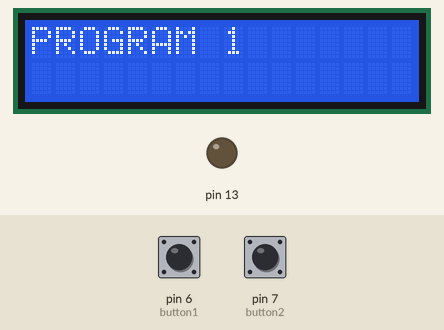
This sketch was run on a simulated Arduino Uno, built with avr-gcc and run on an emulated ATmega328P. On the bench: 16×2 character LCD, output pins drawn as LEDs (lit = HIGH). Inputs (shaded band) come from the test bench; at power-on: pin 7 (button2) HIGH, pin 6 (button1) HIGH.

Above: at 1.2 s.
1.3 s: pin 7 (button2) pulled LOW for 0.15 s
At 2.1 s:
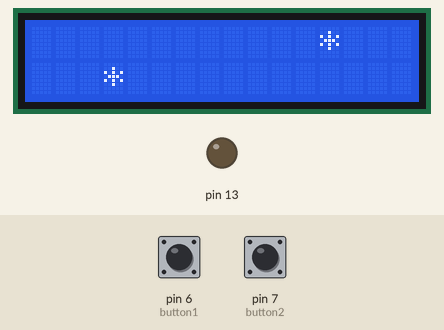
3.1 s: pin 6 (button1) pulled LOW for 1 s
At 3.91 s:
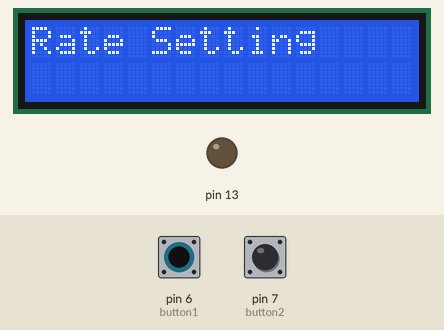
5.6 s: pin 7 (button2) pulled LOW for 1 s
At 5.97 s:
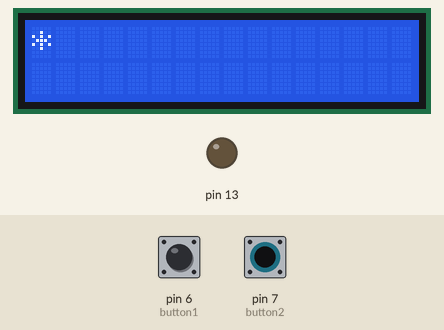
8.4 s: pin 7 (button2) pulled LOW for 3.2 s
At 9.63 s:
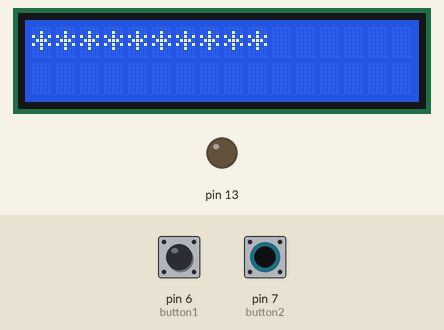
14.6 s: pin 6 (button1) pulled LOW for 0.15 s
At 14.72 s:
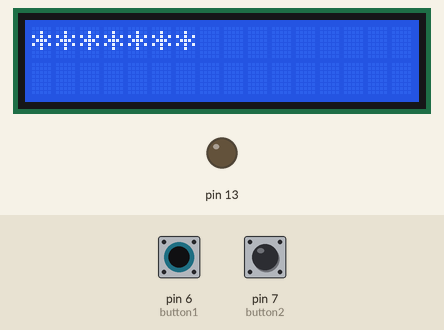
16.3 s: pin 6 (button1) pulled LOW for 3.2 s
At 20.5 s:
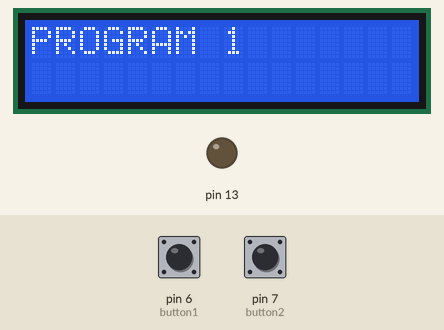

The sketch:

LcdTest6.ino
```cpp
/*這支程式是可以按按鈕1選擇跑馬燈PROGRAM，
按下按鈕2可以執行，再按一下按鈕1可以中斷PROGRAM，
而且還能從SPEED SETTING 調整delay速度*/


#include <LiquidCrystal_I2C.h>
#include <Wire.h>

LiquidCrystal_I2C lcd(0x27,16,2);

//定義跑馬燈當中的參數
int BlockFitst = 0;//LCD螢幕的起始
int BlockLast = 15;//LCD螢幕的終點
int minSpeed = 0;
int maxSpeed = 20;

int blockCnt1;//儲存螢幕格數的變數
int blockCnt2;
int delayTime = 10;
int rate = 2;
int delayset = 90;

int set5int;
int delayoffset = 10;
//定義按鈕
int button1 = 6;
int button2 = 7;

int pgmstate = 0;
bool comfrim = false;

int pgmCnt = 3;

//按鈕Debunce參數
int button;
boolean lastButtonState = LOW;
boolean reading1;

void setup()
{
pinMode(13, OUTPUT);
pinMode(button1,INPUT_PULLUP);
pinMode(button2,INPUT_PULLUP);
lcd.backlight();
lcd.init();
}

void loop()
{


reading1 = digitalRead(button1);

debunce();
if(button1 == lastButtonState == reading1)
    {
    lcd.clear();
    comfrim = false;
    pgmstate++;
    }
if(pgmstate == pgmCnt)
    {
    pgmstate = 0;
    }


reading1 = digitalRead(button2);
debunce();
if(button2 == lastButtonState == reading1 )
    {
    comfrim = true;
    lcd.clear();
    }


switch(pgmstate)
    {
    case 0://program 1
    if(comfrim == false)
    {
    lcd.setCursor(0,0);
    lcd.print("PROGRAM 1");
    break;
    }
    if(pgmstate == 0 && comfrim == true)
    {

        program1();
        break;
    }
    break;

    case 1://program 2
    if(comfrim == false)
    {
    lcd.setCursor(0,0);
    lcd.print("PROGRAM 2");
    break;
    }

    if(pgmstate ==1 && comfrim == true)
    {
        program2();
        break;
    }
    break;

    case 2://setting speed

    if(comfrim == false)
    {

    lcd.setCursor(0,0);
    lcd.print("Rate Setting");

    break;
    }

        if(pgmstate ==2 && comfrim == true)
        {

        lcd.setCursor(0,1);
        lcd.print("speed = ");
        lcd.setCursor(12,1);
        lcd.print(delayTime);
        }

        if(button2 == lastButtonState == reading1)
        {
            delayTime = delayTime +10;
            if(delayTime > delayset)
            {
                delayTime =10;
            }

        }

        if(digitalRead(button1) == LOW)
        {

        pgmstate = pgmstate-1;
        return;
        }

    break;


}
}
//以下是小function


void set1()
{
lcd.setCursor(blockCnt1,0);
lcd.print("*");
delay(delayTime);
//依序顯示*字號
}

void set2()
{
lcd.setCursor(blockCnt1,0);
lcd.print(" ");
delay(delayTime);
//依序顯示空白
}

void set3()
{
lcd.setCursor(blockCnt1,1);
lcd.print("*");
delay(delayTime);
//依序顯示*字號
}


void set4()//*字號依序閃滅
{
lcd.setCursor(blockCnt1,1);
lcd.print(" ");
delay(delayTime);
//依序顯示空白
}

void set5()
{
lcd.setCursor(blockCnt1,0);
lcd.print("*");
lcd.setCursor(BlockLast-blockCnt1,1);
lcd.print("*");
delay(delayTime*4);
lcd.setCursor(blockCnt1,0);
lcd.print(" ");
lcd.setCursor(BlockLast-blockCnt1,1);
lcd.print(" ");
delay(1);
}


void btRead()
{
digitalRead(button1);
digitalRead(button2);

}

void returnStop()
{
    if(button1 == lastButtonState == reading1)
        {
            return;
        }
}


//program1

void program1()
{
for(blockCnt1 = BlockFitst;blockCnt1<=BlockLast;blockCnt1++)
{
if(digitalRead(button1) == LOW)
{
pgmstate = pgmstate-1;
return;
}
set5();
}

for(blockCnt1 = BlockLast-1;blockCnt1>BlockFitst;blockCnt1--)
{
if(digitalRead(button1) == LOW)
{
pgmstate = pgmstate-1;
return;
}
set5();
}

}

//Program2

void program2()
{
for(blockCnt1 = BlockFitst; blockCnt1 <= BlockLast; blockCnt1++)
{
if(digitalRead(button1) == LOW)
{
pgmstate = pgmstate-1;
return;
}
set1();//執行set1內容
}
for(blockCnt1 = BlockFitst; blockCnt1 <= BlockLast; blockCnt1++)
{
if(digitalRead(button1) == LOW)
{
pgmstate = pgmstate-1;
return;
}
set2();//執行set2內容
}
for(blockCnt1 = BlockLast; blockCnt1 >= BlockFitst; blockCnt1--)
{
if(digitalRead(button1) == LOW)
{
pgmstate = pgmstate-1;
return;
}
set3();//執行set1內容
}
for(blockCnt1 = BlockLast; blockCnt1 >= BlockFitst; blockCnt1--)
{
if(digitalRead(button1) == LOW)
{
pgmstate = pgmstate-1;
return;
}
set4();//執行set2內容
}

}


//function
void debunce()//按鈕debunce的function
{

if(reading1 != lastButtonState)
{
delay(20);

}

if(reading1 == lastButtonState)
{
    reading1 != lastButtonState;
    delay(200);
}
}
```

Measured:
- after the input at 1.3 s, the display: first changes after 0.22 s (image 1 shows a later state)
- after the input at 5.6 s, the display: changes after 0.22 s (image 3)
- after the input at 8.4 s, the display: first differs from a run without the input after 1.1 s (image 4)
- after the input at 14.6 s, the display: changes at once (image 5)
- after the input at 16.3 s, the display: first changes after 0.22 s (image 6 shows a later state)
